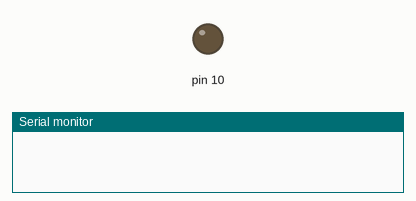
This sketch was run on a simulated Arduino Uno, built with avr-gcc and run on an emulated ATmega328P. Shown: output pins drawn as LEDs (lit = HIGH), the last lines printed to the serial monitor. Storage starts empty.

Above: at 0.1 s.
At 10.1 s:
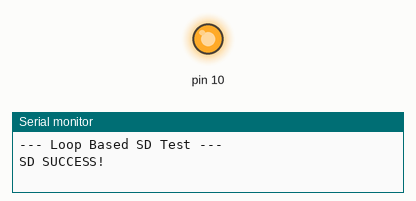
Timing chart, 0 to 11.6 s (numbered marks = the images above):
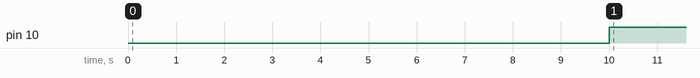

The sketch:

sd_test_loop_final.ino
```cpp
#include <SPI.h>
#include "SdFat.h"

#define SD_CS_PIN 5
#define SD_MOSI_PIN 7
#define SD_MISO_PIN 4
#define SD_SCK_PIN 6

SdFat sd;
bool success = false;

void setup() {
  Serial.begin(115200);
}

void loop() {
  static bool started = false;
  if (!started) {
    delay(10000);
    Serial.println("--- Loop Based SD Test ---");
    SPI.setRX(SD_MISO_PIN);
    SPI.setTX(SD_MOSI_PIN);
    SPI.setSCK(SD_SCK_PIN);
    SPI.begin();
    success = sd.begin(SdSpiConfig(SD_CS_PIN, SHARED_SPI, SD_SCK_MHZ(4)));
    started = true;
  }

  if (success) {
    Serial.println("SD SUCCESS!");
  } else {
    Serial.print("SD FAIL. Error: ");
    sd.initErrorPrint(&Serial);
  }
  delay(2000);
}
```

Measured:
- by itself, pin 10: LOW → HIGH at 10.0 s
